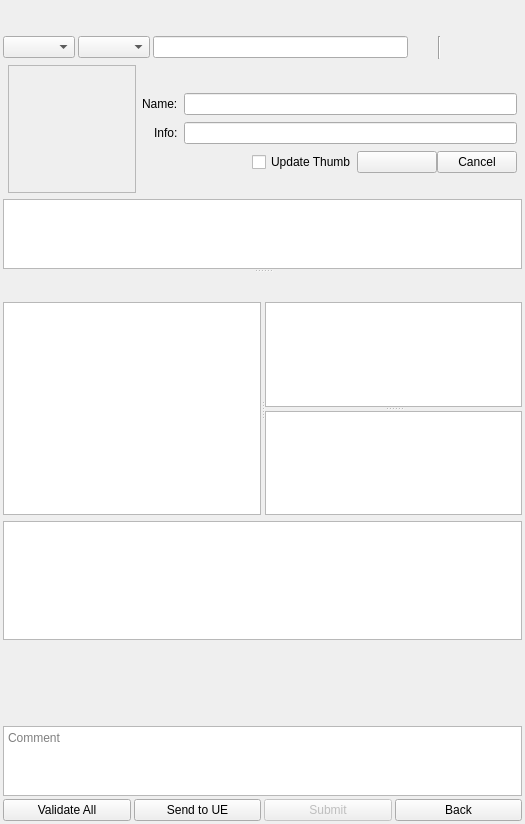
<?xml version="1.0" encoding="UTF-8"?>
<ui version="4.0">
 <class>Form</class>
 <widget class="QWidget" name="Form">
  <property name="geometry">
   <rect>
    <x>0</x>
    <y>0</y>
    <width>525</width>
    <height>824</height>
   </rect>
  </property>
  <property name="minimumSize">
   <size>
    <width>525</width>
    <height>0</height>
   </size>
  </property>
  <property name="windowTitle">
   <string>Form</string>
  </property>
  <layout class="QVBoxLayout" name="verticalLayout_3" stretch="0,0,1">
   <property name="spacing">
    <number>3</number>
   </property>
   <property name="leftMargin">
    <number>3</number>
   </property>
   <property name="topMargin">
    <number>3</number>
   </property>
   <property name="rightMargin">
    <number>3</number>
   </property>
   <property name="bottomMargin">
    <number>3</number>
   </property>
   <item>
    <widget class="QLabel" name="lbl_project">
     <property name="sizePolicy">
      <sizepolicy hsizetype="Preferred" vsizetype="Preferred">
       <horstretch>0</horstretch>
       <verstretch>0</verstretch>
      </sizepolicy>
     </property>
     <property name="minimumSize">
      <size>
       <width>0</width>
       <height>30</height>
      </size>
     </property>
     <property name="text">
      <string/>
     </property>
     <property name="alignment">
      <set>Qt::AlignCenter</set>
     </property>
    </widget>
   </item>
   <item>
    <widget class="QSplitter" name="splitter">
     <property name="orientation">
      <enum>Qt::Vertical</enum>
     </property>
     <widget class="QWidget" name="repo" native="true">
      <layout class="QVBoxLayout" name="verticalLayout">
       <property name="spacing">
        <number>3</number>
       </property>
       <property name="leftMargin">
        <number>0</number>
       </property>
       <property name="topMargin">
        <number>0</number>
       </property>
       <property name="rightMargin">
        <number>0</number>
       </property>
       <property name="bottomMargin">
        <number>0</number>
       </property>
       <item>
        <layout class="QHBoxLayout" name="horizontalLayout_2">
         <property name="spacing">
          <number>3</number>
         </property>
         <item>
          <widget class="QComboBox" name="cb_genus"/>
         </item>
         <item>
          <widget class="QComboBox" name="cb_tag"/>
         </item>
         <item>
          <widget class="QLineEdit" name="le_filter"/>
         </item>
         <item>
          <widget class="QToolButton" name="tb_refresh">
           <property name="text">
            <string/>
           </property>
           <property name="autoRaise">
            <bool>true</bool>
           </property>
          </widget>
         </item>
         <item>
          <widget class="Line" name="line_3">
           <property name="orientation">
            <enum>Qt::Vertical</enum>
           </property>
          </widget>
         </item>
         <item>
          <widget class="QToolButton" name="tb_add">
           <property name="text">
            <string/>
           </property>
           <property name="autoRaise">
            <bool>true</bool>
           </property>
          </widget>
         </item>
         <item>
          <widget class="QToolButton" name="tb_delete">
           <property name="text">
            <string/>
           </property>
           <property name="autoRaise">
            <bool>true</bool>
           </property>
          </widget>
         </item>
         <item>
          <widget class="QToolButton" name="tb_connect">
           <property name="text">
            <string/>
           </property>
           <property name="autoRaise">
            <bool>true</bool>
           </property>
          </widget>
         </item>
        </layout>
       </item>
       <item>
        <widget class="QWidget" name="detail" native="true">
         <property name="minimumSize">
          <size>
           <width>0</width>
           <height>134</height>
          </size>
         </property>
         <property name="maximumSize">
          <size>
           <width>16777215</width>
           <height>134</height>
          </size>
         </property>
         <layout class="QHBoxLayout" name="horizontalLayout_5">
          <property name="leftMargin">
           <number>5</number>
          </property>
          <property name="topMargin">
           <number>3</number>
          </property>
          <property name="rightMargin">
           <number>5</number>
          </property>
          <property name="bottomMargin">
           <number>3</number>
          </property>
          <item>
           <widget class="QLabel" name="lbl_thumb">
            <property name="minimumSize">
             <size>
              <width>128</width>
              <height>128</height>
             </size>
            </property>
            <property name="maximumSize">
             <size>
              <width>128</width>
              <height>128</height>
             </size>
            </property>
            <property name="frameShape">
             <enum>QFrame::StyledPanel</enum>
            </property>
            <property name="frameShadow">
             <enum>QFrame::Sunken</enum>
            </property>
            <property name="text">
             <string/>
            </property>
            <property name="scaledContents">
             <bool>true</bool>
            </property>
           </widget>
          </item>
          <item>
           <layout class="QFormLayout" name="formLayout">
            <property name="labelAlignment">
             <set>Qt::AlignRight|Qt::AlignTrailing|Qt::AlignVCenter</set>
            </property>
            <property name="verticalSpacing">
             <number>7</number>
            </property>
            <item row="1" column="1">
             <widget class="QLineEdit" name="le_name"/>
            </item>
            <item row="2" column="1">
             <widget class="QLineEdit" name="le_info"/>
            </item>
            <item row="3" column="1">
             <layout class="QHBoxLayout" name="horizontalLayout_3">
              <item>
               <spacer name="horizontalSpacer_2">
                <property name="orientation">
                 <enum>Qt::Horizontal</enum>
                </property>
                <property name="sizeHint" stdset="0">
                 <size>
                  <width>40</width>
                  <height>20</height>
                 </size>
                </property>
               </spacer>
              </item>
              <item>
               <widget class="QCheckBox" name="cb_thumb">
                <property name="text">
                 <string>Update Thumb</string>
                </property>
               </widget>
              </item>
              <item>
               <widget class="QPushButton" name="btn_apply">
                <property name="minimumSize">
                 <size>
                  <width>80</width>
                  <height>0</height>
                 </size>
                </property>
                <property name="text">
                 <string/>
                </property>
               </widget>
              </item>
              <item>
               <widget class="QPushButton" name="btn_cancel">
                <property name="minimumSize">
                 <size>
                  <width>80</width>
                  <height>0</height>
                 </size>
                </property>
                <property name="text">
                 <string>Cancel</string>
                </property>
               </widget>
              </item>
             </layout>
            </item>
            <item row="1" column="0">
             <widget class="QLabel" name="label_3">
              <property name="text">
               <string>Name:</string>
              </property>
             </widget>
            </item>
            <item row="2" column="0">
             <widget class="QLabel" name="label_4">
              <property name="text">
               <string>Info:</string>
              </property>
             </widget>
            </item>
            <item row="0" column="0" colspan="2">
             <widget class="QLabel" name="lbl_add">
              <property name="minimumSize">
               <size>
                <width>0</width>
                <height>21</height>
               </size>
              </property>
              <property name="text">
               <string/>
              </property>
              <property name="alignment">
               <set>Qt::AlignCenter</set>
              </property>
             </widget>
            </item>
           </layout>
          </item>
         </layout>
        </widget>
       </item>
       <item>
        <widget class="QListView" name="lv_asset"/>
       </item>
      </layout>
     </widget>
     <widget class="QWidget" name="workspace" native="true">
      <property name="sizePolicy">
       <sizepolicy hsizetype="Preferred" vsizetype="Preferred">
        <horstretch>0</horstretch>
        <verstretch>0</verstretch>
       </sizepolicy>
      </property>
      <layout class="QVBoxLayout" name="verticalLayout_6">
       <property name="spacing">
        <number>3</number>
       </property>
       <property name="leftMargin">
        <number>0</number>
       </property>
       <property name="topMargin">
        <number>3</number>
       </property>
       <property name="rightMargin">
        <number>0</number>
       </property>
       <property name="bottomMargin">
        <number>3</number>
       </property>
       <item>
        <layout class="QHBoxLayout" name="horizontalLayout">
         <property name="spacing">
          <number>3</number>
         </property>
         <item>
          <widget class="QToolButton" name="tb_batch">
           <property name="text">
            <string/>
           </property>
           <property name="autoRaise">
            <bool>true</bool>
           </property>
          </widget>
         </item>
         <item>
          <widget class="QToolButton" name="tb_sync">
           <property name="text">
            <string/>
           </property>
           <property name="autoRaise">
            <bool>true</bool>
           </property>
          </widget>
         </item>
         <item>
          <widget class="QToolButton" name="tb_merge">
           <property name="text">
            <string/>
           </property>
           <property name="autoRaise">
            <bool>true</bool>
           </property>
          </widget>
         </item>
         <item>
          <widget class="QToolButton" name="tb_submit">
           <property name="text">
            <string/>
           </property>
           <property name="autoRaise">
            <bool>true</bool>
           </property>
          </widget>
         </item>
         <item>
          <widget class="QToolButton" name="tb_revert">
           <property name="text">
            <string/>
           </property>
           <property name="autoRaise">
            <bool>true</bool>
           </property>
          </widget>
         </item>
         <item>
          <spacer name="horizontalSpacer">
           <property name="orientation">
            <enum>Qt::Horizontal</enum>
           </property>
           <property name="sizeHint" stdset="0">
            <size>
             <width>40</width>
             <height>20</height>
            </size>
           </property>
          </spacer>
         </item>
         <item>
          <widget class="QToolButton" name="tb_camera">
           <property name="text">
            <string/>
           </property>
           <property name="autoRaise">
            <bool>true</bool>
           </property>
          </widget>
         </item>
        </layout>
       </item>
       <item>
        <widget class="QSplitter" name="splitter_2">
         <property name="orientation">
          <enum>Qt::Horizontal</enum>
         </property>
         <widget class="QWidget" name="layoutWidget">
          <layout class="QVBoxLayout" name="verticalLayout_2">
           <property name="spacing">
            <number>3</number>
           </property>
           <item>
            <widget class="QListWidget" name="lw_task"/>
           </item>
          </layout>
         </widget>
         <widget class="QWidget" name="wgt_task_detail" native="true">
          <layout class="QVBoxLayout" name="verticalLayout_5">
           <property name="spacing">
            <number>3</number>
           </property>
           <property name="leftMargin">
            <number>0</number>
           </property>
           <property name="topMargin">
            <number>0</number>
           </property>
           <property name="rightMargin">
            <number>0</number>
           </property>
           <property name="bottomMargin">
            <number>0</number>
           </property>
           <item>
            <widget class="QSplitter" name="splitter_3">
             <property name="orientation">
              <enum>Qt::Vertical</enum>
             </property>
             <property name="childrenCollapsible">
              <bool>false</bool>
             </property>
             <widget class="QListWidget" name="lw_version"/>
             <widget class="QTextEdit" name="te_history">
              <property name="readOnly">
               <bool>true</bool>
              </property>
             </widget>
            </widget>
           </item>
          </layout>
         </widget>
        </widget>
       </item>
      </layout>
     </widget>
    </widget>
   </item>
   <item>
    <widget class="QWidget" name="submit" native="true">
     <property name="minimumSize">
      <size>
       <width>0</width>
       <height>300</height>
      </size>
     </property>
     <layout class="QVBoxLayout" name="verticalLayout_4">
      <property name="spacing">
       <number>3</number>
      </property>
      <property name="leftMargin">
       <number>0</number>
      </property>
      <property name="topMargin">
       <number>0</number>
      </property>
      <property name="rightMargin">
       <number>0</number>
      </property>
      <property name="bottomMargin">
       <number>0</number>
      </property>
      <item>
       <widget class="QTreeView" name="tv_plugin">
        <property name="indentation">
         <number>15</number>
        </property>
        <property name="headerHidden">
         <bool>true</bool>
        </property>
       </widget>
      </item>
      <item>
       <widget class="QLabel" name="lbl_doc">
        <property name="minimumSize">
         <size>
          <width>0</width>
          <height>80</height>
         </size>
        </property>
        <property name="text">
         <string/>
        </property>
        <property name="alignment">
         <set>Qt::AlignLeading|Qt::AlignLeft|Qt::AlignVCenter</set>
        </property>
        <property name="wordWrap">
         <bool>true</bool>
        </property>
       </widget>
      </item>
      <item>
       <widget class="QPlainTextEdit" name="te_comment">
        <property name="sizePolicy">
         <sizepolicy hsizetype="Expanding" vsizetype="Preferred">
          <horstretch>0</horstretch>
          <verstretch>0</verstretch>
         </sizepolicy>
        </property>
        <property name="maximumSize">
         <size>
          <width>16777215</width>
          <height>89</height>
         </size>
        </property>
        <property name="documentTitle">
         <string/>
        </property>
        <property name="placeholderText">
         <string>Comment</string>
        </property>
       </widget>
      </item>
      <item>
       <layout class="QHBoxLayout" name="horizontalLayout_4">
        <item>
         <widget class="QPushButton" name="btn_check">
          <property name="text">
           <string>Validate All</string>
          </property>
         </widget>
        </item>
        <item>
         <widget class="QPushButton" name="btn_export">
          <property name="text">
           <string>Send to UE</string>
          </property>
         </widget>
        </item>
        <item>
         <widget class="QPushButton" name="btn_submit">
          <property name="enabled">
           <bool>false</bool>
          </property>
          <property name="text">
           <string>Submit</string>
          </property>
         </widget>
        </item>
        <item>
         <widget class="QPushButton" name="btn_cancel_submit">
          <property name="text">
           <string>Back</string>
          </property>
         </widget>
        </item>
       </layout>
      </item>
     </layout>
    </widget>
   </item>
  </layout>
 </widget>
 <resources/>
 <connections/>
</ui>
